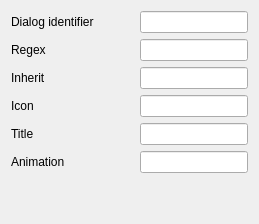
          <widget class="QWidget" name="pageDialog">
           <layout class="QVBoxLayout" name="verticalLayout_3">
            <item>
             <layout class="QGridLayout" name="gridLayout">
              <item row="0" column="0">
               <widget class="QLabel" name="label_3">
                <property name="text">
                 <string>Dialog identifier</string>
                </property>
               </widget>
              </item>
              <item row="0" column="2">
               <widget class="QLineEdit" name="interface_element_dialog_name"/>
              </item>
              <item row="0" column="1">
               <spacer name="horizontalSpacer_3">
                <property name="orientation">
                 <enum>Qt::Horizontal</enum>
                </property>
                <property name="sizeHint" stdset="0">
                 <size>
                  <width>40</width>
                  <height>20</height>
                 </size>
                </property>
               </spacer>
              </item>
              <item row="3" column="0">
               <widget class="QLabel" name="label_43">
                <property name="text">
                 <string>Icon</string>
                </property>
               </widget>
              </item>
              <item row="3" column="2">
               <widget class="QLineEdit" name="interface_element_dialog_icon"/>
              </item>
              <item row="4" column="2">
               <widget class="QLineEdit" name="interface_element_dialog_title"/>
              </item>
              <item row="2" column="2">
               <widget class="QLineEdit" name="interface_element_dialog_inherit"/>
              </item>
              <item row="2" column="0">
               <widget class="QLabel" name="label_39">
                <property name="text">
                 <string>Inherit</string>
                </property>
               </widget>
              </item>
              <item row="1" column="2">
               <widget class="QLineEdit" name="interface_element_dialog_regex"/>
              </item>
              <item row="1" column="0">
               <widget class="QLabel" name="label_38">
                <property name="text">
                 <string>Regex</string>
                </property>
               </widget>
              </item>
              <item row="5" column="0">
               <widget class="QLabel" name="label_47">
                <property name="text">
                 <string>Animation</string>
                </property>
               </widget>
              </item>
              <item row="4" column="0">
               <widget class="QLabel" name="label_44">
                <property name="text">
                 <string>Title</string>
                </property>
               </widget>
              </item>
              <item row="5" column="2">
               <widget class="QLineEdit" name="interface_element_dialog_animation"/>
              </item>
             </layout>
            </item>
            <item>
             <spacer name="verticalSpacer">
              <property name="orientation">
               <enum>Qt::Vertical</enum>
              </property>
              <property name="sizeHint" stdset="0">
               <size>
                <width>20</width>
                <height>40</height>
               </size>
              </property>
             </spacer>
            </item>
           </layout>
          </widget>
